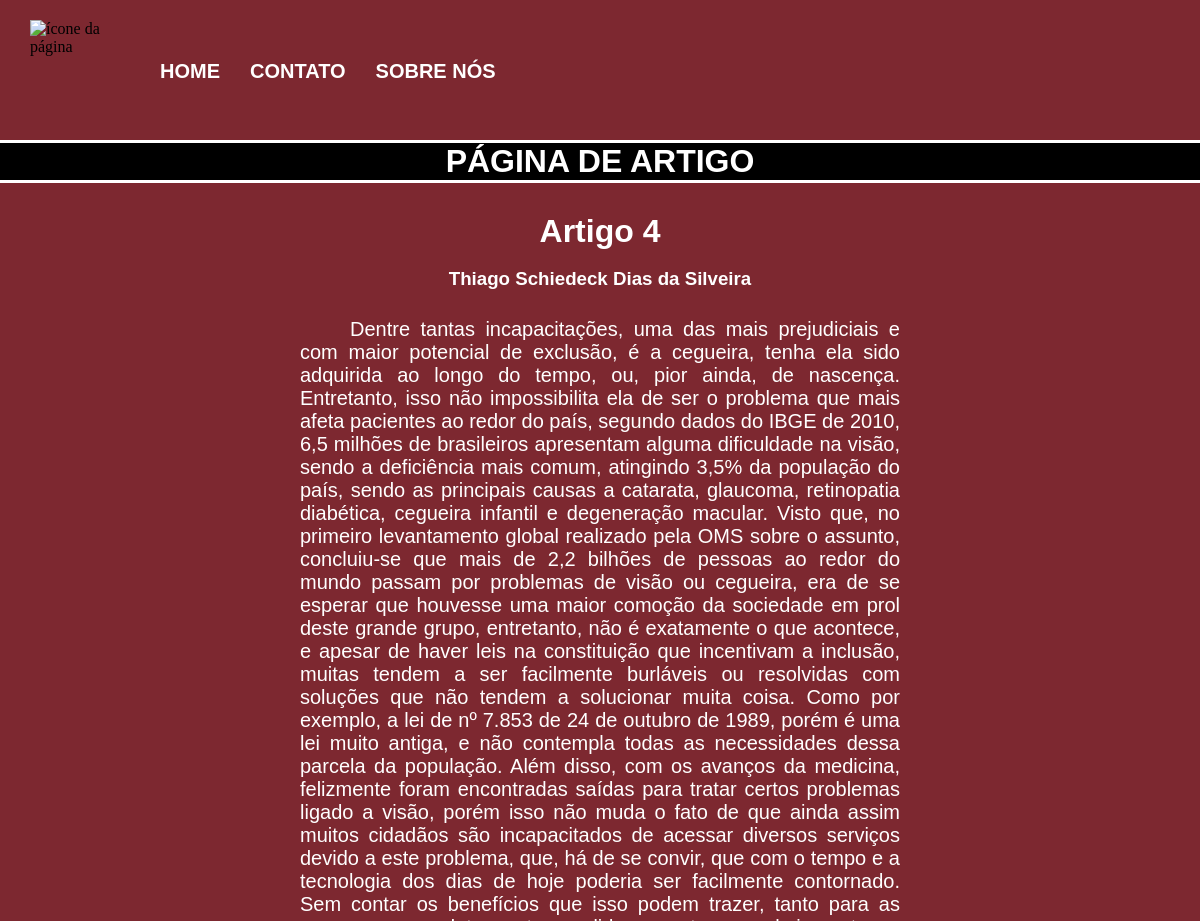
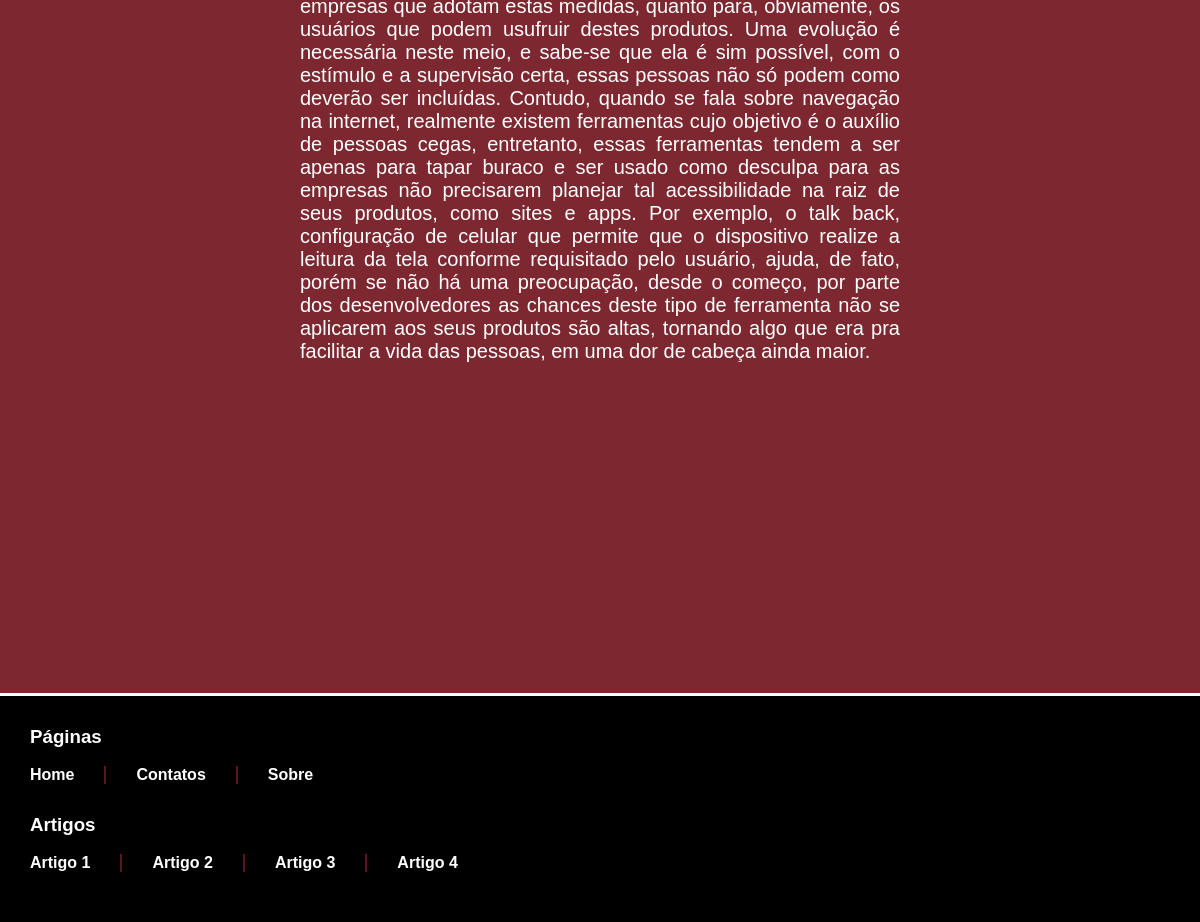
The app's page /artigos.php?cat=4 with its own data (2 pictures, top to bottom).
### tables this page shows
CREATE TABLE `noticias` (
  `NoticiaID` int(11) NOT NULL,
  `Titulo` varchar(255) NOT NULL,
  `Subtitulo` varchar(255) NOT NULL,
  `Noticia` longtext NOT NULL,
  `Imagem` varchar(200) NOT NULL
);

### artigos.php (the view, shortened to what this page needs)
<?php
include_once "Includes/database.php";
include_once "Includes/head.php";
include_once "Includes/header.php";
?>
<main>
<?php
$id = $_REQUEST['cat'];
$sql = "SELECT * FROM noticias WHERE NoticiaID =" . $id;
$resultado = mysqli_query($db,$sql);
?>
<h1 id="titulo-pagina" alt="página de artigo" tabindex="12">PÁGINA DE ARTIGO</h1>
<?php
while ($dado = mysqli_fetch_array($resultado)) {
?>
<h1 title="<?php echo $dado['Titulo'] ?>" id="nome-artigo" tabindex="13" alt="<?php echo $dado['Titulo'] ?>"><?php echo $dado['Titulo']; ?></h1>
<h3 title="<?php echo $dado['Subtitulo'] ?>" id="nome-integrante" tabindex="14" alt="<?php echo $dado['Subtitulo'] ?>"><?php echo $dado['Subtitulo']; ?></h3>
<p title="Texto" id="texto-artigo" tabindex="15" alt="<?php echo $dado['Noticia'] ?>"><?php echo $dado['Noticia']; ?></p>
<?php
}
include_once "Includes/footer.php";
?>

### style.css (style rules this page uses)
* { margin: 0; padding: 0; }
body { background-color: #7D2830; }
main { width: 100%; display: block; float: left; background-color:#7D2830; }
#titulo-pagina { color: white; font-family: Arial, Helvetica, sans-serif; font-weight: bold; text-align: center; display: block; background-color: rgb(0, 0, 0); border-top: 3px solid rgb(255, 255, 255); border-bottom: 3px solid rgb(255, 255, 255); margin-bottom: 30px; }
#nome-artigo { color: white; font-family: Arial, Helvetica, sans-serif; text-align: center; }
#nome-integrante { color: white; font-family: Arial, Helvetica, sans-serif; text-align: center; }
#texto-artigo { text-align: justify; text-indent: 50px; font-size: 20px; color: white; font-family: Arial, Helvetica, sans-serif; margin-left: 25%; margin-right: 25%; margin-top: 10px; }

### records on screen
noticias: Titulo "Artigo 4", Subtitulo "Thiago Schiedeck Dias da Silveira", Noticia "Dentre tantas incapacitações, uma das mais prejudiciais e com maior potencial de exclusão, é a cegueira, tenha ela sido adquirida ao longo do tempo, ou, pior ainda, de nascença. Entretanto, isso não impossibilita ela de ser o problema que mais afeta pacientes ao redor do país, segundo dados do IBGE de 2010, 6,5 milhões de brasileiros apresentam alguma dificuldade na visão, sendo a deficiência mais comum, atingindo 3,5% da população do país, sendo as principais causas a catarata, glaucoma, retinopatia diabética, cegueira infantil e degeneração macular. Visto que, no primeiro levantamento global realizado pela OMS sobre o assunto, concluiu-se que mais de 2,2 bilhões de pessoas ao redor do…"
